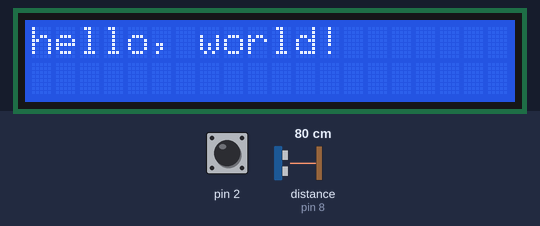
A sketch run on a simulated Arduino Uno, built with avr-gcc and run on an emulated ATmega328P. Shown: 20×2 character LCD. Inputs (shaded band) come from the test bench; at power-on: pin 2 HIGH, distance to the obstacle (sensor on pin 8) 80 cm. The echo pulse lasts 58.3 µs per cm.

Above: at 1.2 s.
1.3 s: pin 2 pulled LOW for 0.15 s
At 1.8 s:
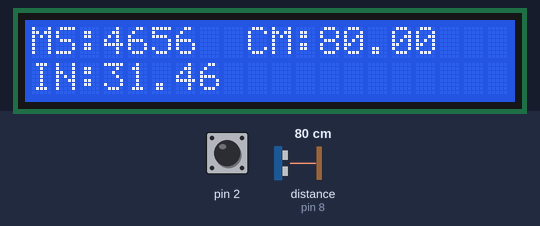
Timing chart, 0 to 4.3 s (numbered marks = the images above; inputs shaded):
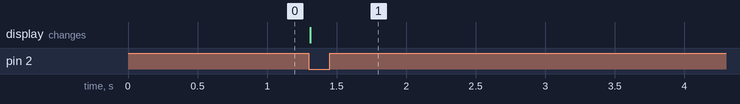

Measured:
- after the input at 1.3 s, the display: changes at once (image 1)

The sketch:

lab09_2.ino
```cpp
#include <LiquidCrystal.h>
#include <Ultrasonic.h>
LiquidCrystal lcd(12,11,9,3,4,5);
#define TRIGGER_PIN 13
#define ECHO_PIN 8
Ultrasonic ultrasonic(TRIGGER_PIN, ECHO_PIN);


void setup()
{
  Serial.begin(9600);
  pinMode(2,INPUT_PULLUP);
  attachInterrupt(0,int0,LOW);
    lcd.begin(20, 2);
  lcd.print("hello, world!");
}
void loop() {


}
void int0()
{

    float cmMsec, inMsec;
long microsec = ultrasonic.timing();
cmMsec = ultrasonic.convert(microsec, Ultrasonic::CM); // 計算距離，單位: 公分
inMsec = ultrasonic.convert(microsec, Ultrasonic::IN); // 計算距離，單位: 英吋
lcd.setCursor (0,0);
  lcd.print ("MS:");
  lcd.print(microsec);
  lcd.print ("  CM:");
  lcd.print(cmMsec);
   lcd.setCursor (0,1);
  lcd.print ("IN:");
  lcd.print(inMsec);
  delay(900);

}
```
